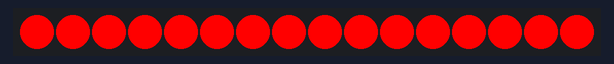
A sketch run on a simulated Arduino Uno, built with avr-gcc and run on an emulated ATmega328P. Parts: 16 RGB LEDs in strip order, left to right.

Above: at 0.8 s.
At 17.9 s:
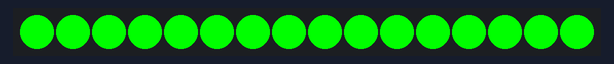
At 38.9 s:
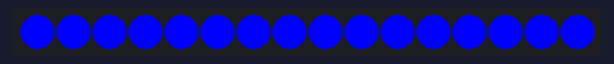

The sketch:

adafruit_neopixel.ino
```cpp
#include <Adafruit_NeoPixel.h>

#define PIN 6
#define NUM_PIXELS 16

Adafruit_NeoPixel strip = Adafruit_NeoPixel(NUM_PIXELS, PIN, NEO_GRB + NEO_KHZ800);

void setup()
{
    strip.begin();
    strip.show(); // Initialize all pixels to 'off'
}

void loop()
{
    colorWipe(strip.Color(255, 0, 0), 50); // Red
    delay(500);
    colorWipe(strip.Color(0, 255, 0), 50); // Green
    delay(500);
    colorWipe(strip.Color(0, 0, 255), 50); // Blue
    delay(500);
}

void colorWipe(uint32_t color, int wait)
{
    for (int i = 0; i < strip.numPixels(); i++)
    {
        strip.setPixelColor(i, color);
        strip.show();
        delay(wait);
    }
}
```
